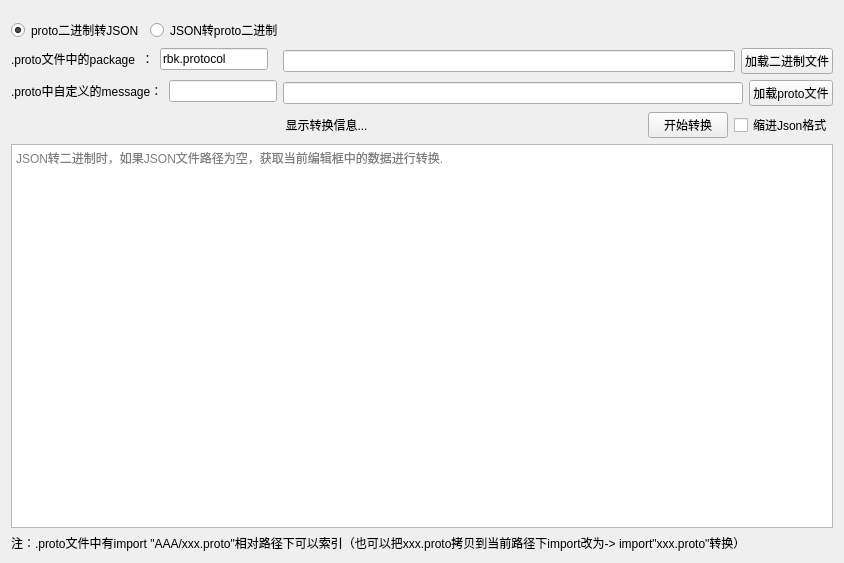
<?xml version="1.0" encoding="UTF-8"?>
<ui version="4.0">
 <class>ProtobufWidget</class>
 <widget class="QWidget" name="ProtobufWidget">
  <property name="geometry">
   <rect>
    <x>0</x>
    <y>0</y>
    <width>844</width>
    <height>563</height>
   </rect>
  </property>
  <property name="windowTitle">
   <string>Form</string>
  </property>
  <layout class="QVBoxLayout" name="verticalLayout">
   <property name="topMargin">
    <number>18</number>
   </property>
   <item>
    <layout class="QHBoxLayout" name="horizontalLayout">
     <item>
      <widget class="QRadioButton" name="radioButton">
       <property name="text">
        <string>proto二进制转JSON</string>
       </property>
       <property name="checked">
        <bool>true</bool>
       </property>
      </widget>
     </item>
     <item>
      <widget class="QRadioButton" name="radioButton_2">
       <property name="text">
        <string>JSON转proto二进制</string>
       </property>
      </widget>
     </item>
     <item>
      <spacer name="horizontalSpacer">
       <property name="orientation">
        <enum>Qt::Horizontal</enum>
       </property>
       <property name="sizeHint" stdset="0">
        <size>
         <width>40</width>
         <height>20</height>
        </size>
       </property>
      </spacer>
     </item>
    </layout>
   </item>
   <item>
    <layout class="QFormLayout" name="formLayout">
     <item row="0" column="0">
      <layout class="QHBoxLayout" name="horizontalLayout_3">
       <item>
        <widget class="QLabel" name="label_3">
         <property name="text">
          <string>.proto文件中的package  ：</string>
         </property>
        </widget>
       </item>
       <item>
        <widget class="QLineEdit" name="lineEdit_packageName">
         <property name="text">
          <string>rbk.protocol</string>
         </property>
        </widget>
       </item>
      </layout>
     </item>
     <item row="0" column="1">
      <layout class="QHBoxLayout" name="horizontalLayout_10">
       <item>
        <widget class="QLineEdit" name="lineEdit_conversionFilePath"/>
       </item>
       <item>
        <widget class="QPushButton" name="pushButton_loadConversionFile">
         <property name="text">
          <string>加载二进制文件</string>
         </property>
        </widget>
       </item>
      </layout>
     </item>
     <item row="1" column="0">
      <layout class="QHBoxLayout" name="horizontalLayout_4">
       <item>
        <widget class="QLabel" name="label_4">
         <property name="text">
          <string>.proto中自定义的message：</string>
         </property>
        </widget>
       </item>
       <item>
        <widget class="QLineEdit" name="lineEdit_messageName"/>
       </item>
      </layout>
     </item>
     <item row="1" column="1">
      <layout class="QHBoxLayout" name="horizontalLayout_9">
       <item>
        <widget class="QLineEdit" name="lineEdit_protoFilePath"/>
       </item>
       <item>
        <widget class="QPushButton" name="pushButton_loadProtoFile">
         <property name="text">
          <string>加载proto文件</string>
         </property>
        </widget>
       </item>
      </layout>
     </item>
    </layout>
   </item>
   <item>
    <layout class="QHBoxLayout" name="horizontalLayout_2">
     <item>
      <widget class="QLabel" name="label_status">
       <property name="sizePolicy">
        <sizepolicy hsizetype="Expanding" vsizetype="Preferred">
         <horstretch>0</horstretch>
         <verstretch>0</verstretch>
        </sizepolicy>
       </property>
       <property name="text">
        <string>显示转换信息...</string>
       </property>
       <property name="alignment">
        <set>Qt::AlignCenter</set>
       </property>
      </widget>
     </item>
     <item>
      <widget class="QPushButton" name="pushButton_Conversion">
       <property name="text">
        <string>开始转换</string>
       </property>
      </widget>
     </item>
     <item>
      <widget class="QCheckBox" name="checkBox_indentation">
       <property name="text">
        <string>缩进Json格式</string>
       </property>
      </widget>
     </item>
    </layout>
   </item>
   <item>
    <widget class="QTextEdit" name="textEdit_json">
     <property name="placeholderText">
      <string>JSON转二进制时，如果JSON文件路径为空，获取当前编辑框中的数据进行转换.</string>
     </property>
    </widget>
   </item>
   <item>
    <widget class="QLabel" name="label">
     <property name="text">
      <string>注：.proto文件中有import &quot;AAA/xxx.proto&quot;相对路径下可以索引（也可以把xxx.proto拷贝到当前路径下import改为-&gt; import&quot;xxx.proto&quot;转换）</string>
     </property>
    </widget>
   </item>
  </layout>
 </widget>
 <resources/>
 <connections/>
</ui>
